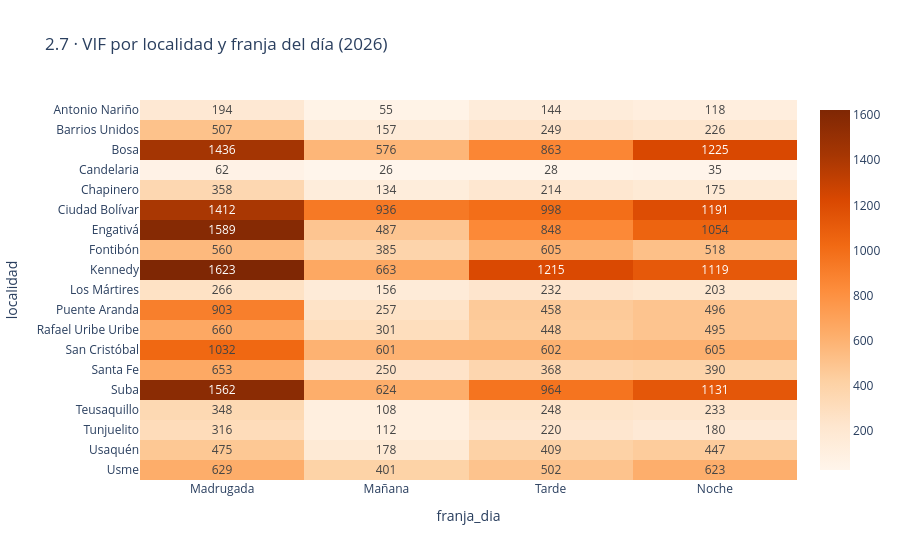

Notebook cell for this chart:
### Markdown cell above
## 2.7 ¿Cuándo ocurre? Franja del día

### Code cell
franja = A.vif_franja_localidad(dfv, UA)
px.imshow(franja, text_auto=True, aspect="auto", color_continuous_scale="Oranges",
          title="2.7 · VIF por localidad y franja del día (2026)")

### Figure 1 — Plotly figure (JSON) as saved in the notebook; plotly's stock layout.template omitted (floating-point values rounded to 4 significant figures)
{"data": [{"coloraxis": "coloraxis", "hovertemplate": "franja_dia: %{x}<br>localidad: %{y}<br>color: %{z}<extra></extra>", "name": "0", "texttemplate": "%{z}", "type": "heatmap", "x": ["Madrugada", "Mañana", "Tarde", "Noche"], "xaxis": "x", "y": ["Antonio Nariño", "Barrios Unidos", "Bosa", "Candelaria", "Chapinero", "Ciudad Bolívar", "Engativá", "Fontibón", "Kennedy", "Los Mártires", "Puente Aranda", "Rafael Uribe Uribe", "San Cristóbal", "Santa Fe", "Suba", "Teusaquillo", "Tunjuelito", "Usaquén", "Usme"], "yaxis": "y", "z": [[194, 55, 144, 118], [507, 157, 249, 226], [1436, 576, 863, 1225], [62, 26, 28, 35], [358, 134, 214, 175], [1412, 936, 998, 1191], [1589, 487, 848, 1054], [560, 385, 605, 518], [1623, 663, 1215, 1119], [266, 156, 232, 203], [903, 257, 458, 496], [660, 301, 448, 495], [1032, 601, 602, 605], [653, 250, 368, 390], [1562, 624, 964, 1131], [348, 108, 248, 233], [316, 112, 220, 180], [475, 178, 409, 447], [629, 401, 502, 623]]}], "layout": {"coloraxis": {"autocolorscale": false, "colorscale": [[0, "rgb(255,245,235)"], [0.125, "rgb(254,230,206)"], [0.25, "rgb(253,208,162)"], [0.375, "rgb(253,174,107)"], [0.5, "rgb(253,141,60)"], [0.625, "rgb(241,105,19)"], [0.75, "rgb(217,72,1)"], [0.875, "rgb(166,54,3)"], [1, "rgb(127,39,4)"]]}, "title": {"text": "2.7 · VIF por localidad y franja del día (2026)"}, "xaxis": {"anchor": "y", "domain": [0, 1], "title": {"text": "franja_dia"}}, "yaxis": {"anchor": "x", "autorange": "reversed", "domain": [0, 1], "title": {"text": "localidad"}}}}
